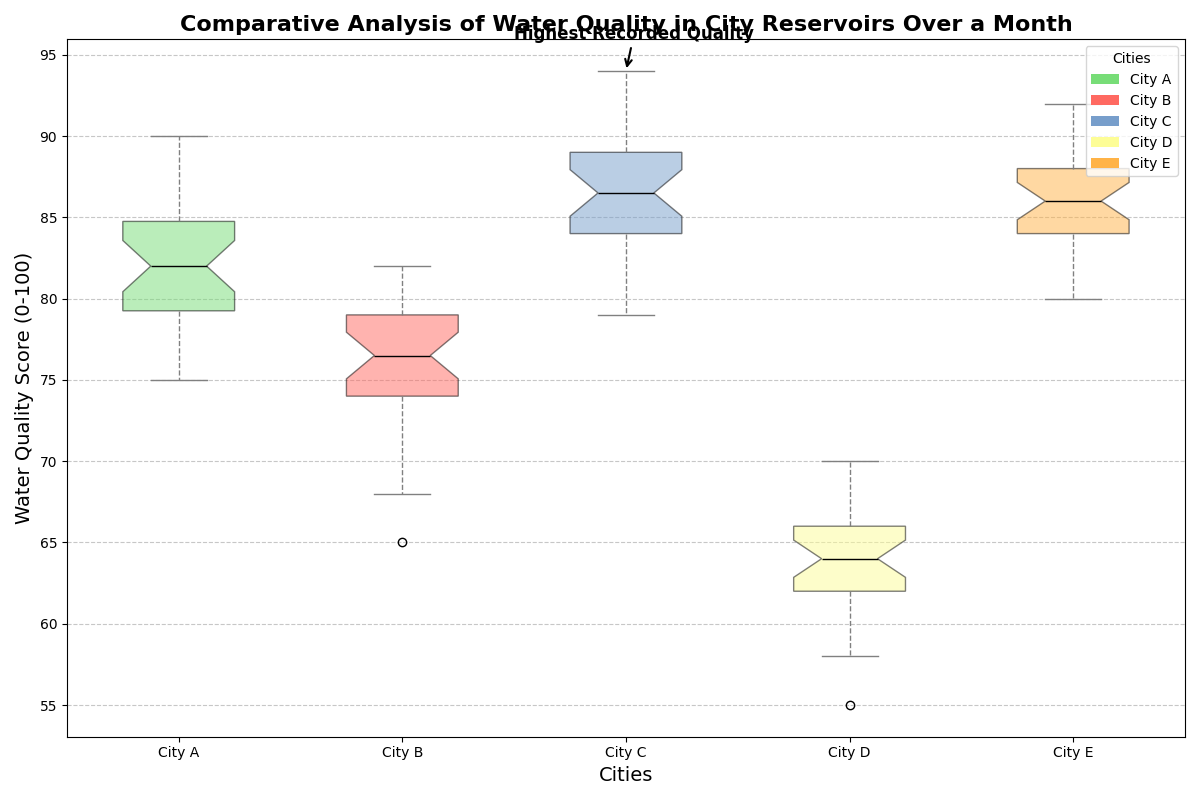

The Python source for this figure:
import matplotlib.pyplot as plt
import numpy as np
from matplotlib.patches import Patch  # Import Patch from matplotlib.patches

# Backstory: We're analyzing the water quality in different city reservoirs over the past month. Each city's reservoir is tested daily for pollutants and assigned a quality score (0-100).

# Data for water quality scores
water_quality_data = {
    'City A': [75, 80, 85, 77, 82, 79, 81, 83, 85, 84, 81, 78, 80, 79, 83, 86, 88, 89, 90, 76, 78, 79, 81, 83, 84, 80, 82, 83, 85, 87],
    'City B': [65, 68, 70, 72, 74, 69, 71, 75, 77, 79, 80, 81, 75, 74, 73, 78, 76, 77, 80, 82, 81, 79, 78, 76, 75, 74, 77, 78, 79, 80],
    'City C': [90, 92, 93, 94, 89, 87, 88, 86, 85, 84, 83, 90, 89, 88, 87, 86, 85, 84, 83, 90, 89, 88, 87, 86, 85, 83, 81, 82, 80, 79],
    'City D': [55, 58, 60, 62, 64, 59, 61, 63, 65, 67, 66, 68, 63, 62, 61, 64, 63, 65, 66, 68, 67, 69, 70, 65, 61, 62, 63, 64, 65, 66],
    'City E': [82, 84, 85, 86, 89, 87, 88, 86, 85, 87, 90, 92, 89, 88, 86, 84, 83, 85, 87, 89, 90, 88, 87, 86, 85, 84, 83, 82, 80, 81]
}

# Prepare data and labels for plotting
city_names = list(water_quality_data.keys())
quality_values = list(water_quality_data.values())

# Create a figure and axis for the plot
fig, ax = plt.subplots(figsize=(12, 8))

# Plot a vertical box plot
boxplot = ax.boxplot(quality_values, vert=True, patch_artist=True, notch=True, labels=city_names)

# Customize the appearance of the box plots
colors = ['#77dd77', '#ff6961', '#779ecb', '#fdfd96', '#ffb347']
for patch, color in zip(boxplot['boxes'], colors):
    patch.set_facecolor(color)
    patch.set_alpha(0.5)

# Style other elements of the box plot
plt.setp(boxplot['whiskers'], color='gray', linestyle='--')
plt.setp(boxplot['caps'], color='gray')
plt.setp(boxplot['medians'], color='black')

# Set title and labels
ax.set_title("Comparative Analysis of Water Quality in City Reservoirs Over a Month", fontsize=16, fontweight='bold')
ax.set_ylabel("Water Quality Score (0-100)", fontsize=14)
ax.set_xlabel("Cities", fontsize=14)

# Enable grid for better readability
ax.yaxis.grid(True, linestyle='--', alpha=0.7)

# Create annotations for notable observations
ax.annotate('Highest Recorded Quality', xy=(3, 94), xytext=(2.5, 96),
            arrowprops=dict(facecolor='black', arrowstyle='->', lw=1.5),
            fontsize=12, fontweight='bold', color='black')

# Add legend for color-coded boxes
legend_elements = [Patch(facecolor=color, label=city) for color, city in zip(colors, city_names)]
ax.legend(handles=legend_elements, title='Cities', loc='upper right')

# Automatically adjust layout to prevent overlap
plt.tight_layout()

# Display the plot
plt.show()
